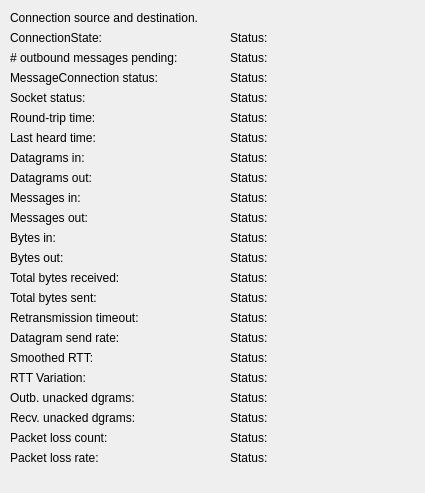
<?xml version="1.0" encoding="UTF-8"?>
<ui version="4.0">
 <class>MessageConnectionDialog</class>
 <widget class="QWidget" name="MessageConnectionDialog">
  <property name="geometry">
   <rect>
    <x>0</x>
    <y>0</y>
    <width>425</width>
    <height>493</height>
   </rect>
  </property>
  <property name="windowTitle">
   <string>Form</string>
  </property>
  <widget class="QLabel" name="connectionLine">
   <property name="geometry">
    <rect>
     <x>10</x>
     <y>10</y>
     <width>411</width>
     <height>16</height>
    </rect>
   </property>
   <property name="text">
    <string>Connection source and destination.</string>
   </property>
  </widget>
  <widget class="QLabel" name="label">
   <property name="geometry">
    <rect>
     <x>10</x>
     <y>30</y>
     <width>211</width>
     <height>16</height>
    </rect>
   </property>
   <property name="text">
    <string>ConnectionState:</string>
   </property>
  </widget>
  <widget class="QLabel" name="statusLine">
   <property name="geometry">
    <rect>
     <x>230</x>
     <y>28</y>
     <width>381</width>
     <height>20</height>
    </rect>
   </property>
   <property name="text">
    <string>Status:</string>
   </property>
  </widget>
  <widget class="QLabel" name="label_2">
   <property name="geometry">
    <rect>
     <x>10</x>
     <y>50</y>
     <width>221</width>
     <height>16</height>
    </rect>
   </property>
   <property name="text">
    <string># outbound messages pending:</string>
   </property>
  </widget>
  <widget class="QLabel" name="label_3">
   <property name="geometry">
    <rect>
     <x>10</x>
     <y>70</y>
     <width>211</width>
     <height>16</height>
    </rect>
   </property>
   <property name="text">
    <string>MessageConnection status:</string>
   </property>
  </widget>
  <widget class="QLabel" name="label_4">
   <property name="geometry">
    <rect>
     <x>10</x>
     <y>90</y>
     <width>201</width>
     <height>16</height>
    </rect>
   </property>
   <property name="text">
    <string>Socket status:</string>
   </property>
  </widget>
  <widget class="QLabel" name="label_5">
   <property name="geometry">
    <rect>
     <x>10</x>
     <y>110</y>
     <width>211</width>
     <height>16</height>
    </rect>
   </property>
   <property name="text">
    <string>Round-trip time:</string>
   </property>
  </widget>
  <widget class="QLabel" name="label_6">
   <property name="geometry">
    <rect>
     <x>10</x>
     <y>130</y>
     <width>211</width>
     <height>16</height>
    </rect>
   </property>
   <property name="text">
    <string>Last heard time:</string>
   </property>
  </widget>
  <widget class="QLabel" name="labelDatagramsIn">
   <property name="geometry">
    <rect>
     <x>10</x>
     <y>150</y>
     <width>211</width>
     <height>16</height>
    </rect>
   </property>
   <property name="text">
    <string>Datagrams in:</string>
   </property>
  </widget>
  <widget class="QLabel" name="labelDatagramsOut">
   <property name="geometry">
    <rect>
     <x>10</x>
     <y>170</y>
     <width>211</width>
     <height>16</height>
    </rect>
   </property>
   <property name="text">
    <string>Datagrams out:</string>
   </property>
  </widget>
  <widget class="QLabel" name="label_9">
   <property name="geometry">
    <rect>
     <x>10</x>
     <y>190</y>
     <width>211</width>
     <height>16</height>
    </rect>
   </property>
   <property name="text">
    <string>Messages in:</string>
   </property>
  </widget>
  <widget class="QLabel" name="label_10">
   <property name="geometry">
    <rect>
     <x>10</x>
     <y>210</y>
     <width>211</width>
     <height>16</height>
    </rect>
   </property>
   <property name="text">
    <string>Messages out:</string>
   </property>
  </widget>
  <widget class="QLabel" name="label_11">
   <property name="geometry">
    <rect>
     <x>10</x>
     <y>230</y>
     <width>211</width>
     <height>16</height>
    </rect>
   </property>
   <property name="text">
    <string>Bytes in:</string>
   </property>
  </widget>
  <widget class="QLabel" name="label_12">
   <property name="geometry">
    <rect>
     <x>10</x>
     <y>250</y>
     <width>211</width>
     <height>16</height>
    </rect>
   </property>
   <property name="text">
    <string>Bytes out:</string>
   </property>
  </widget>
  <widget class="QLabel" name="outboundMessagesPending">
   <property name="geometry">
    <rect>
     <x>230</x>
     <y>48</y>
     <width>351</width>
     <height>20</height>
    </rect>
   </property>
   <property name="text">
    <string>Status:</string>
   </property>
  </widget>
  <widget class="QLabel" name="messageConnectionStatus">
   <property name="geometry">
    <rect>
     <x>230</x>
     <y>68</y>
     <width>381</width>
     <height>20</height>
    </rect>
   </property>
   <property name="text">
    <string>Status:</string>
   </property>
  </widget>
  <widget class="QLabel" name="socketStatus">
   <property name="geometry">
    <rect>
     <x>230</x>
     <y>88</y>
     <width>381</width>
     <height>20</height>
    </rect>
   </property>
   <property name="text">
    <string>Status:</string>
   </property>
  </widget>
  <widget class="QLabel" name="roundTripTime">
   <property name="geometry">
    <rect>
     <x>230</x>
     <y>108</y>
     <width>381</width>
     <height>20</height>
    </rect>
   </property>
   <property name="text">
    <string>Status:</string>
   </property>
  </widget>
  <widget class="QLabel" name="lastHeardTime">
   <property name="geometry">
    <rect>
     <x>230</x>
     <y>128</y>
     <width>381</width>
     <height>20</height>
    </rect>
   </property>
   <property name="text">
    <string>Status:</string>
   </property>
  </widget>
  <widget class="QLabel" name="datagramsIn">
   <property name="geometry">
    <rect>
     <x>230</x>
     <y>148</y>
     <width>381</width>
     <height>20</height>
    </rect>
   </property>
   <property name="text">
    <string>Status:</string>
   </property>
  </widget>
  <widget class="QLabel" name="messagesIn">
   <property name="geometry">
    <rect>
     <x>230</x>
     <y>188</y>
     <width>381</width>
     <height>20</height>
    </rect>
   </property>
   <property name="text">
    <string>Status:</string>
   </property>
  </widget>
  <widget class="QLabel" name="datagramsOut">
   <property name="geometry">
    <rect>
     <x>230</x>
     <y>168</y>
     <width>381</width>
     <height>20</height>
    </rect>
   </property>
   <property name="text">
    <string>Status:</string>
   </property>
  </widget>
  <widget class="QLabel" name="messagesOut">
   <property name="geometry">
    <rect>
     <x>230</x>
     <y>208</y>
     <width>381</width>
     <height>20</height>
    </rect>
   </property>
   <property name="text">
    <string>Status:</string>
   </property>
  </widget>
  <widget class="QLabel" name="bytesIn">
   <property name="geometry">
    <rect>
     <x>230</x>
     <y>228</y>
     <width>381</width>
     <height>20</height>
    </rect>
   </property>
   <property name="text">
    <string>Status:</string>
   </property>
  </widget>
  <widget class="QLabel" name="bytesOut">
   <property name="geometry">
    <rect>
     <x>230</x>
     <y>248</y>
     <width>381</width>
     <height>20</height>
    </rect>
   </property>
   <property name="text">
    <string>Status:</string>
   </property>
  </widget>
  <widget class="QLabel" name="retransmissionTimeoutHeader">
   <property name="geometry">
    <rect>
     <x>10</x>
     <y>310</y>
     <width>211</width>
     <height>16</height>
    </rect>
   </property>
   <property name="text">
    <string>Retransmission timeout:</string>
   </property>
  </widget>
  <widget class="QLabel" name="datagramSendRateHeader">
   <property name="geometry">
    <rect>
     <x>10</x>
     <y>330</y>
     <width>211</width>
     <height>16</height>
    </rect>
   </property>
   <property name="text">
    <string>Datagram send rate:</string>
   </property>
  </widget>
  <widget class="QLabel" name="smoothedRTTHeader">
   <property name="geometry">
    <rect>
     <x>10</x>
     <y>350</y>
     <width>211</width>
     <height>16</height>
    </rect>
   </property>
   <property name="text">
    <string>Smoothed RTT:</string>
   </property>
  </widget>
  <widget class="QLabel" name="rttVariationHeader">
   <property name="geometry">
    <rect>
     <x>10</x>
     <y>370</y>
     <width>211</width>
     <height>16</height>
    </rect>
   </property>
   <property name="text">
    <string>RTT Variation:</string>
   </property>
  </widget>
  <widget class="QLabel" name="outUnackedDatagramsHeader">
   <property name="geometry">
    <rect>
     <x>10</x>
     <y>390</y>
     <width>211</width>
     <height>16</height>
    </rect>
   </property>
   <property name="text">
    <string>Outb. unacked dgrams:</string>
   </property>
  </widget>
  <widget class="QLabel" name="recvUnackedDatagramsHeader">
   <property name="geometry">
    <rect>
     <x>10</x>
     <y>410</y>
     <width>211</width>
     <height>16</height>
    </rect>
   </property>
   <property name="text">
    <string>Recv. unacked dgrams:</string>
   </property>
  </widget>
  <widget class="QLabel" name="packetLossCountHeader">
   <property name="geometry">
    <rect>
     <x>10</x>
     <y>430</y>
     <width>211</width>
     <height>16</height>
    </rect>
   </property>
   <property name="text">
    <string>Packet loss count:</string>
   </property>
  </widget>
  <widget class="QLabel" name="packetLossRateHeader">
   <property name="geometry">
    <rect>
     <x>10</x>
     <y>450</y>
     <width>211</width>
     <height>16</height>
    </rect>
   </property>
   <property name="text">
    <string>Packet loss rate:</string>
   </property>
  </widget>
  <widget class="QLabel" name="retransmissionTimeout">
   <property name="geometry">
    <rect>
     <x>230</x>
     <y>308</y>
     <width>381</width>
     <height>20</height>
    </rect>
   </property>
   <property name="text">
    <string>Status:</string>
   </property>
  </widget>
  <widget class="QLabel" name="datagramSendRate">
   <property name="geometry">
    <rect>
     <x>230</x>
     <y>328</y>
     <width>381</width>
     <height>20</height>
    </rect>
   </property>
   <property name="text">
    <string>Status:</string>
   </property>
  </widget>
  <widget class="QLabel" name="smoothedRTT">
   <property name="geometry">
    <rect>
     <x>230</x>
     <y>348</y>
     <width>381</width>
     <height>20</height>
    </rect>
   </property>
   <property name="text">
    <string>Status:</string>
   </property>
  </widget>
  <widget class="QLabel" name="rttVariation">
   <property name="geometry">
    <rect>
     <x>230</x>
     <y>368</y>
     <width>381</width>
     <height>20</height>
    </rect>
   </property>
   <property name="text">
    <string>Status:</string>
   </property>
  </widget>
  <widget class="QLabel" name="outUnackedDatagrams">
   <property name="geometry">
    <rect>
     <x>230</x>
     <y>388</y>
     <width>381</width>
     <height>20</height>
    </rect>
   </property>
   <property name="text">
    <string>Status:</string>
   </property>
  </widget>
  <widget class="QLabel" name="recvUnackedDatagrams">
   <property name="geometry">
    <rect>
     <x>230</x>
     <y>408</y>
     <width>381</width>
     <height>20</height>
    </rect>
   </property>
   <property name="text">
    <string>Status:</string>
   </property>
  </widget>
  <widget class="QLabel" name="packetLossCount">
   <property name="geometry">
    <rect>
     <x>230</x>
     <y>428</y>
     <width>381</width>
     <height>20</height>
    </rect>
   </property>
   <property name="text">
    <string>Status:</string>
   </property>
  </widget>
  <widget class="QLabel" name="packetLossRate">
   <property name="geometry">
    <rect>
     <x>230</x>
     <y>448</y>
     <width>381</width>
     <height>20</height>
    </rect>
   </property>
   <property name="text">
    <string>Status:</string>
   </property>
  </widget>
  <widget class="QLabel" name="totalBytesSent">
   <property name="geometry">
    <rect>
     <x>230</x>
     <y>288</y>
     <width>381</width>
     <height>20</height>
    </rect>
   </property>
   <property name="text">
    <string>Status:</string>
   </property>
  </widget>
  <widget class="QLabel" name="label_13">
   <property name="geometry">
    <rect>
     <x>10</x>
     <y>270</y>
     <width>211</width>
     <height>16</height>
    </rect>
   </property>
   <property name="text">
    <string>Total bytes received:</string>
   </property>
  </widget>
  <widget class="QLabel" name="label_14">
   <property name="geometry">
    <rect>
     <x>10</x>
     <y>290</y>
     <width>201</width>
     <height>16</height>
    </rect>
   </property>
   <property name="text">
    <string>Total bytes sent:</string>
   </property>
  </widget>
  <widget class="QLabel" name="totalBytesReceived">
   <property name="geometry">
    <rect>
     <x>230</x>
     <y>268</y>
     <width>381</width>
     <height>20</height>
    </rect>
   </property>
   <property name="text">
    <string>Status:</string>
   </property>
  </widget>
 </widget>
 <resources/>
 <connections/>
</ui>
